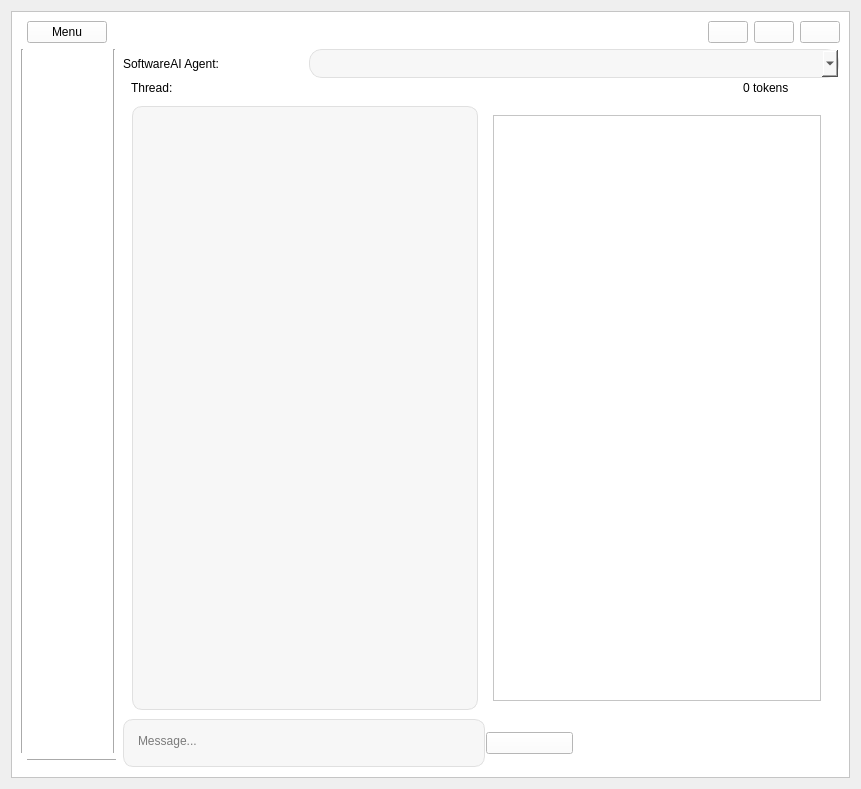
      <widget class="QWidget" name="page_4">
       <layout class="QGridLayout" name="gridLayout_3">
        <item row="1" column="0">
         <widget class="QFrame" name="frame_4">
          <property name="styleSheet">
           <string notr="true">background-color: white;</string>
          </property>
          <property name="frameShape">
           <enum>QFrame::StyledPanel</enum>
          </property>
          <property name="frameShadow">
           <enum>QFrame::Raised</enum>
          </property>
          <layout class="QGridLayout" name="gridLayout_15">
           <item row="0" column="1">
            <widget class="QCustomQPushButton" name="pushButton_16">
             <property name="text">
              <string>Menu</string>
             </property>
             <property name="icon">
              <iconset resource="../Qss/icons/_icons.qrc">
               <normaloff>:/font_awesome_solid/icons/font_awesome/solid/list.png</normaloff>:/font_awesome_solid/icons/font_awesome/solid/list.png</iconset>
             </property>
            </widget>
           </item>
           <item row="0" column="3">
            <layout class="QGridLayout" name="gridLayout_14">
             <item row="0" column="1">
              <widget class="QPushButton" name="close_window_button">
               <property name="text">
                <string />
               </property>
               <property name="icon">
                <iconset resource="../Qss/icons/_icons.qrc">
                 <normaloff>:/feather/icons/feather/window_close.png</normaloff>:/feather/icons/feather/window_close.png</iconset>
               </property>
              </widget>
             </item>
             <item row="0" column="2">
              <widget class="QPushButton" name="minimize_window_button">
               <property name="text">
                <string />
               </property>
               <property name="icon">
                <iconset resource="../Qss/icons/_icons.qrc">
                 <normaloff>:/feather/icons/feather/window_minimize.png</normaloff>:/feather/icons/feather/window_minimize.png</iconset>
               </property>
              </widget>
             </item>
             <item row="0" column="3">
              <widget class="QPushButton" name="restore_window_button">
               <property name="text">
                <string />
               </property>
               <property name="icon">
                <iconset resource="../Qss/icons/_icons.qrc">
                 <normaloff>:/feather/icons/feather/maximize-2.png</normaloff>:/feather/icons/feather/maximize-2.png</iconset>
               </property>
               <property name="iconSize">
                <size>
                 <width>16</width>
                 <height>16</height>
                </size>
               </property>
              </widget>
             </item>
             <item row="0" column="0">
              <spacer name="horizontalSpacer_4">
               <property name="orientation">
                <enum>Qt::Horizontal</enum>
               </property>
               <property name="sizeHint" stdset="0">
                <size>
                 <width>40</width>
                 <height>20</height>
                </size>
               </property>
              </spacer>
             </item>
            </layout>
           </item>
           <item row="1" column="0" rowspan="2" colspan="2">
            <widget class="Line" name="line_2">
             <property name="orientation">
              <enum>Qt::Vertical</enum>
             </property>
            </widget>
           </item>
           <item row="1" column="2" rowspan="2">
            <widget class="Line" name="line_6">
             <property name="minimumSize">
              <size>
               <width>0</width>
               <height>0</height>
              </size>
             </property>
             <property name="orientation">
              <enum>Qt::Vertical</enum>
             </property>
            </widget>
           </item>
           <item row="1" column="3" rowspan="4">
            <layout class="QGridLayout" name="gridLayout_4">
             <property name="leftMargin">
              <number>1</number>
             </property>
             <property name="topMargin">
              <number>0</number>
             </property>
             <property name="rightMargin">
              <number>1</number>
             </property>
             <property name="bottomMargin">
              <number>1</number>
             </property>
             <property name="horizontalSpacing">
              <number>1</number>
             </property>
             <property name="verticalSpacing">
              <number>0</number>
             </property>
             <item row="5" column="5">
              <widget class="QCustomQPushButton" name="send_mensage">
               <property name="toolTip">
                <string>Send message to agent</string>
               </property>
               <property name="styleSheet">
                <string notr="true">            QPushButton {
                background-color: white;

                border-radius: 13px;  /* Borda arredondada (círculo) */
                color: black;  /* Cor do texto alterada para preto */
                font-size: 13px;  /* Ajuste do tamanho do ícone */
            }
</string>
               </property>
               <property name="text">
                <string />
               </property>
               <property name="icon">
                <iconset resource="../Qss/icons/_icons.qrc">
                 <normaloff>:/feather/icons/feather/send.png</normaloff>:/feather/icons/feather/send.png</iconset>
               </property>
               <property name="iconSize">
                <size>
                 <width>27</width>
                 <height>47</height>
                </size>
               </property>
              </widget>
             </item>
             <item row="5" column="7">
              <widget class="QCustomQPushButton" name="atach_file">
               <property name="toolTip">
                <string>Send files to the agent</string>
               </property>
               <property name="styleSheet">
                <string notr="true">            QPushButton {
                background-color: white;

                border-radius: 13px;  /* Borda arredondada (círculo) */
                color: black;  /* Cor do texto alterada para preto */
                font-size: 13px;  /* Ajuste do tamanho do ícone */
            }
</string>
               </property>
               <property name="text">
                <string />
               </property>
               <property name="icon">
                <iconset resource="../Qss/icons/_icons.qrc">
                 <normaloff>:/font_awesome_solid/icons/font_awesome/solid/file-arrow-down.png</normaloff>:/font_awesome_solid/icons/font_awesome/solid/file-arrow-down.png</iconset>
               </property>
               <property name="iconSize">
                <size>
                 <width>22</width>
                 <height>47</height>
                </size>
               </property>
              </widget>
             </item>
             <item row="5" column="6">
              <widget class="QCustomQPushButton" name="pushButton_6">
               <property name="toolTip">
                <string>Chat via voice chat with an agent</string>
               </property>
               <property name="styleSheet">
                <string notr="true">            QPushButton {
                background-color: white;

                border-radius: 13px;  /* Borda arredondada (círculo) */
                color: black;  /* Cor do texto alterada para preto */
                font-size: 13px;  /* Ajuste do tamanho do ícone */
            }
</string>
               </property>
               <property name="text">
                <string />
               </property>
               <property name="icon">
                <iconset resource="../Qss/icons/_icons.qrc">
                 <normaloff>:/feather/icons/feather/mic.png</normaloff>:/feather/icons/feather/mic.png</iconset>
               </property>
               <property name="iconSize">
                <size>
                 <width>27</width>
                 <height>47</height>
                </size>
               </property>
              </widget>
             </item>
             <item row="5" column="4">
              <widget class="QPushButton" name="openLousa">
               <property name="text">
                <string />
               </property>
               <property name="icon">
                <iconset resource="../Qss/icons/_icons.qrc">
                 <normaloff>:/font_awesome_solid/icons/font_awesome/solid/code.png</normaloff>:/font_awesome_solid/icons/font_awesome/solid/code.png</iconset>
               </property>
               <property name="iconSize">
                <size>
                 <width>27</width>
                 <height>47</height>
                </size>
               </property>
              </widget>
             </item>
             <item row="5" column="0" colspan="4">
              <widget class="QTextEdit" name="mensage_input">
               <property name="sizePolicy">
                <sizepolicy hsizetype="Preferred" vsizetype="Fixed">
                 <horstretch>0</horstretch>
                 <verstretch>0</verstretch>
                </sizepolicy>
               </property>
               <property name="minimumSize">
                <size>
                 <width>0</width>
                 <height>48</height>
                </size>
               </property>
               <property name="maximumSize">
                <size>
                 <width>16777215</width>
                 <height>48</height>
                </size>
               </property>
               <property name="styleSheet">
                <string notr="true">            QTextEdit {
                border: 1px solid #E0E0E0;
                padding: 10px;
                border-radius: 10px;
                background-color: #F7F7F7;
                color: black;  /* Cor do texto alterada para preto */
            }</string>
               </property>
               <property name="verticalScrollBarPolicy">
                <enum>Qt::ScrollBarAlwaysOff</enum>
               </property>
               <property name="horizontalScrollBarPolicy">
                <enum>Qt::ScrollBarAlwaysOff</enum>
               </property>
               <property name="placeholderText">
                <string>Message...</string>
               </property>
              </widget>
             </item>
             <item row="2" column="0" colspan="8">
              <layout class="QGridLayout" name="gridLayout_33">
               <property name="leftMargin">
                <number>8</number>
               </property>
               <property name="topMargin">
                <number>0</number>
               </property>
               <property name="rightMargin">
                <number>7</number>
               </property>
               <item row="0" column="0">
                <widget class="QLabel" name="label_19">
                 <property name="minimumSize">
                  <size>
                   <width>612</width>
                   <height>0</height>
                  </size>
                 </property>
                 <property name="maximumSize">
                  <size>
                   <width>609</width>
                   <height>16777215</height>
                  </size>
                 </property>
                 <property name="text">
                  <string>Thread: </string>
                 </property>
                </widget>
               </item>
               <item row="0" column="1">
                <widget class="QLabel" name="label_20">
                 <property name="sizePolicy">
                  <sizepolicy hsizetype="Fixed" vsizetype="Preferred">
                   <horstretch>0</horstretch>
                   <verstretch>0</verstretch>
                  </sizepolicy>
                 </property>
                 <property name="text">
                  <string>0 tokens</string>
                 </property>
                </widget>
               </item>
               <item row="0" column="3">
                <widget class="QCustomQPushButton" name="AtachFilesToThread_Benchmark">
                 <property name="sizePolicy">
                  <sizepolicy hsizetype="Fixed" vsizetype="Fixed">
                   <horstretch>0</horstretch>
                   <verstretch>0</verstretch>
                  </sizepolicy>
                 </property>
                 <property name="styleSheet">
                  <string notr="true">            QPushButton {
                background-color: white;

                border-radius: 13px;  /* Borda arredondada (círculo) */
                color: black;  /* Cor do texto alterada para preto */
                font-size: 16px;  /* Ajuste do tamanho do ícone */
            }

</string>
                 </property>
                 <property name="text">
                  <string />
                 </property>
                 <property name="icon">
                  <iconset resource="../Qss/icons/_icons.qrc">
                   <normaloff>:/font_awesome_solid/icons/font_awesome/solid/database.png</normaloff>:/font_awesome_solid/icons/font_awesome/solid/database.png</iconset>
                 </property>
                 <property name="iconSize">
                  <size>
                   <width>19</width>
                   <height>18</height>
                  </size>
                 </property>
                </widget>
               </item>
              </layout>
             </item>
             <item row="0" column="0">
              <widget class="QLabel" name="label_5">
               <property name="sizePolicy">
                <sizepolicy hsizetype="Fixed" vsizetype="Preferred">
                 <horstretch>0</horstretch>
                 <verstretch>0</verstretch>
                </sizepolicy>
               </property>
               <property name="minimumSize">
                <size>
                 <width>92</width>
                 <height>0</height>
                </size>
               </property>
               <property name="maximumSize">
                <size>
                 <width>100</width>
                 <height>16777215</height>
                </size>
               </property>
               <property name="text">
                <string>SoftwareAI Agent:</string>
               </property>
              </widget>
             </item>
             <item row="3" column="0" colspan="8">
              <widget class="QWidget" name="widget_2" native="true">
               <property name="minimumSize">
                <size>
                 <width>0</width>
                 <height>180</height>
                </size>
               </property>
               <layout class="QGridLayout" name="gridLayout_13">
                <item row="0" column="0">
                 <widget class="QTextEdit" name="html_chat">
                  <property name="minimumSize">
                   <size>
                    <width>200</width>
                    <height>0</height>
                   </size>
                  </property>
                  <property name="maximumSize">
                   <size>
                    <width>16777215</width>
                    <height>16777215</height>
                   </size>
                  </property>
                  <property name="styleSheet">
                   <string notr="true">            QTextEdit {
          
                border: 1px solid #E0E0E0;
                padding: 10px;
                border-radius: 10px;
                background-color: #F7F7F7;
                color: black;  /* Cor do texto preto */
                font-family: Arial;
                font-size: 14px;
            }</string>
                  </property>
                  <property name="html">
                   <string>&lt;!DOCTYPE HTML PUBLIC "-//W3C//DTD HTML 4.0//EN" "http://www.w3.org/TR/REC-html40/strict.dtd"&gt;
&lt;html&gt;&lt;head&gt;&lt;meta name="qrichtext" content="1" /&gt;&lt;style type="text/css"&gt;
p, li { white-space: pre-wrap; }
&lt;/style&gt;&lt;/head&gt;&lt;body style=" font-family:'Arial'; font-size:14px; font-weight:400; font-style:normal;"&gt;
&lt;p style="-qt-paragraph-type:empty; margin-top:0px; margin-bottom:0px; margin-left:0px; margin-right:0px; -qt-block-indent:0; text-indent:0px;"&gt;&lt;br /&gt;&lt;/p&gt;&lt;/body&gt;&lt;/html&gt;</string>
                  </property>
                 </widget>
                </item>
                <item row="0" column="1">
                 <widget class="QCustomSlideMenu" name="sliddemenulousa" native="true">
                  <property name="sizePolicy">
                   <sizepolicy hsizetype="Expanding" vsizetype="Preferred">
                    <horstretch>0</horstretch>
                    <verstretch>0</verstretch>
                   </sizepolicy>
                  </property>
                  <property name="minimumSize">
                   <size>
                    <width>0</width>
                    <height>0</height>
                   </size>
                  </property>
                  <property name="maximumSize">
                   <size>
                    <width>16777215</width>
                    <height>16777215</height>
                   </size>
                  </property>
                  <layout class="QGridLayout" name="gridLayout_8">
                   <item row="0" column="0">
                    <widget class="QFrame" name="widget_lousa">
                     <property name="minimumSize">
                      <size>
                       <width>0</width>
                       <height>0</height>
                      </size>
                     </property>
                     <property name="maximumSize">
                      <size>
                       <width>16777215</width>
                       <height>16777215</height>
                      </size>
                     </property>
                     <property name="styleSheet">
                      <string notr="true" />
                     </property>
                     <property name="frameShape">
                      <enum>QFrame::StyledPanel</enum>
                     </property>
                     <property name="frameShadow">
                      <enum>QFrame::Raised</enum>
                     </property>
                    </widget>
                   </item>
                  </layout>
                 </widget>
                </item>
               </layout>
              </widget>
             </item>
             <item row="0" column="2" colspan="6">
              <widget class="QComboBox" name="SoftwareAIAgentsChat">
               <property name="sizePolicy">
                <sizepolicy hsizetype="Expanding" vsizetype="Maximum">
                 <horstretch>0</horstretch>
                 <verstretch>0</verstretch>
                </sizepolicy>
               </property>
               <property name="minimumSize">
                <size>
                 <width>0</width>
                 <height>0</height>
                </size>
               </property>
               <property name="maximumSize">
                <size>
                 <width>16777215</width>
                 <height>16777215</height>
                </size>
               </property>
               <property name="styleSheet">
                <string notr="true">QComboBox {
    background-color: #F7F7F7;
    border: 1px solid #E0E0E0;
    border-radius: 13px;  /* Borda arredondada */
    color: black;  /* Cor do texto */
    font-size: 13px;  /* Tamanho da fonte */
    padding: 5px 10px;  /* Espaçamento interno */
}

QComboBox:hover {
    background-color: #EDEDED; /* Fundo ao passar o mouse */
}

QComboBox:pressed {
    background-color: #DCDCDC; /* Fundo ao pressionar */
}

QComboBox QAbstractItemView {
    background-color: #F7F7F7;
    border: 1px solid #E0E0E0;
    selection-background-color: #EDEDED;
    selection-color: black;
    border-radius: 10px;  /* Borda arredondada para a lista */
    font-size: 16px; /* Ajuste de fonte para itens */
}
</string>
               </property>
              </widget>
             </item>
            </layout>
           </item>
           <item row="2" column="1">
            <widget class="QCustomSlideMenu" name="widget" native="true">
             <property name="minimumSize">
              <size>
               <width>50</width>
               <height>698</height>
              </size>
             </property>
             <property name="maximumSize">
              <size>
               <width>50</width>
               <height>698</height>
              </size>
             </property>
             <layout class="QGridLayout" name="gridLayout_10">
              <item row="1" column="0">
               <layout class="QGridLayout" name="gridLayout_11">
                <item row="1" column="0">
                 <widget class="QCustomQPushButton" name="view_threads">
                  <property name="maximumSize">
                   <size>
                    <width>90</width>
                    <height>30</height>
                   </size>
                  </property>
                  <property name="styleSheet">
                   <string notr="true">            QPushButton {
                background-color: white;

                border-radius: 13px;  /* Borda arredondada (círculo) */
                color: black;  /* Cor do texto alterada para preto */
                font-size: 16px;  /* Ajuste do tamanho do ícone */
            }
            QPushButton:hover {
                background-color: #EDEDED;
            }
            QPushButton:pressed {
                background-color: #DCDCDC;
            }</string>
                  </property>
                  <property name="text">
                   <string />
                  </property>
                  <property name="icon">
                   <iconset resource="../Qss/icons/_icons.qrc">
                    <normaloff>:/feather/icons/feather/activity.png</normaloff>:/feather/icons/feather/activity.png</iconset>
                  </property>
                  <property name="iconSize">
                   <size>
                    <width>24</width>
                    <height>24</height>
                   </size>
                  </property>
                 </widget>
                </item>
                <item row="2" column="0">
                 <spacer name="verticalSpacer_3">
                  <property name="orientation">
                   <enum>Qt::Vertical</enum>
                  </property>
                  <property name="sizeHint" stdset="0">
                   <size>
                    <width>20</width>
                    <height>40</height>
                   </size>
                  </property>
                 </spacer>
                </item>
                <item row="0" column="0">
                 <widget class="QCustomQPushButton" name="settings_agent">
                  <property name="minimumSize">
                   <size>
                    <width>0</width>
                    <height>0</height>
                   </size>
                  </property>
                  <property name="maximumSize">
                   <size>
                    <width>90</width>
                    <height>30</height>
                   </size>
                  </property>
                  <property name="styleSheet">
                   <string notr="true">            QPushButton {
                background-color: white;

                border-radius: 13px;  /* Borda arredondada (círculo) */
                color: black;  /* Cor do texto alterada para preto */
                font-size: 16px;  /* Ajuste do tamanho do ícone */
            }
            QPushButton:hover {
                background-color: #EDEDED;
            }
            QPushButton:pressed {
                background-color: #DCDCDC;
            }</string>
                  </property>
                  <property name="text">
                   <string />
                  </property>
                  <property name="icon">
                   <iconset resource="../Qss/icons/_icons.qrc">
                    <normaloff>:/feather/icons/feather/settings.png</normaloff>:/feather/icons/feather/settings.png</iconset>
                  </property>
                  <property name="iconSize">
                   <size>
                    <width>24</width>
                    <height>24</height>
                   </size>
                  </property>
                 </widget>
                </item>
               </layout>
              </item>
             </layout>
            </widget>
           </item>
           <item row="3" column="1" colspan="2">
            <widget class="Line" name="line_3">
             <property name="orientation">
              <enum>Qt::Horizontal</enum>
             </property>
            </widget>
           </item>
          </layout>
          <zorder>line_6</zorder>
          <zorder>line_2</zorder>
          <zorder>line_3</zorder>
          <zorder>pushButton_16</zorder>
          <zorder>widget</zorder>
         </widget>
        </item>
       </layout>
      </widget>
